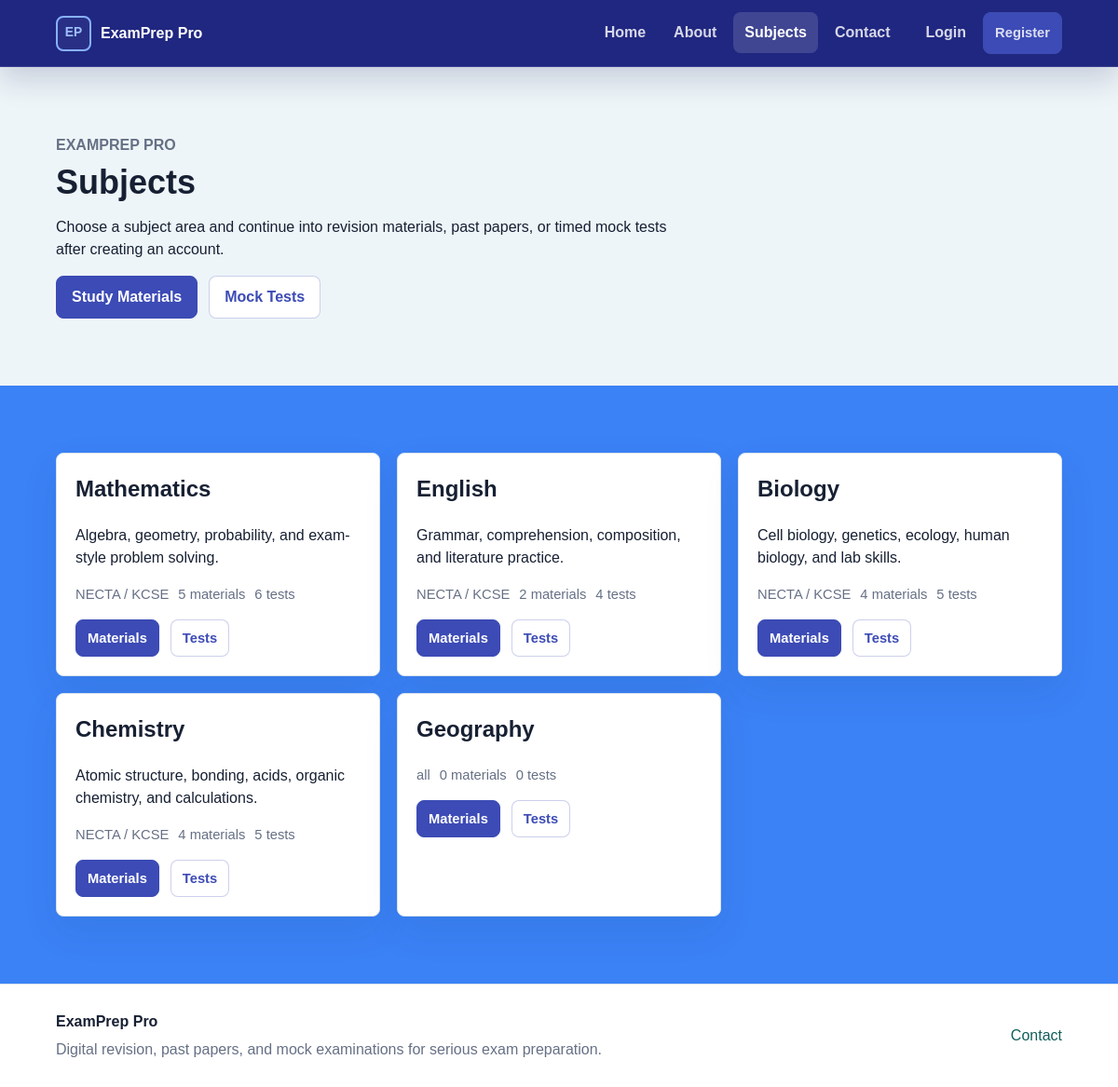
Page /subjects on the committed database.
### tables this page shows
CREATE TABLE subjects (
            id INTEGER PRIMARY KEY AUTOINCREMENT,
            name TEXT NOT NULL,
            level TEXT DEFAULT '',
            materials INTEGER DEFAULT 0,
            tests INTEGER DEFAULT 0,
            description TEXT DEFAULT ''
        );

### app.py (the view)
@app.route("/subjects")
def subjects():
    return render_template("subjects.html", title="Subjects", subjects=SUBJECTS)

### app.py (called while the page is built)
def get_db():
    if "db" not in g:
        g.db = sqlite3.connect(app.config["DATABASE"])
        g.db.row_factory = sqlite3.Row
        g.db.execute("PRAGMA foreign_keys = ON")
    return g.db

def db_all(sql, params=()):
    return get_db().execute(sql, params).fetchall()

def dashboard_for_role(role):
    return "admin_dashboard" if role == "admin" else "student_dashboard"

@app.context_processor
def inject_navigation():
    current_user_name = session.get("user_name", "Student User")
    current_user_initials = "".join(part[:1] for part in current_user_name.split()[:2]).upper() or "SU"
    return {
        "public_nav": PUBLIC_NAV,
        "student_nav": STUDENT_NAV,
        "admin_nav": ADMIN_NAV,
        "current_user_role": session.get("user_role"),
        "current_user_name": current_user_name,
        "current_user_initials": current_user_initials,
        "current_dashboard_endpoint": dashboard_for_role(session.get("user_role", "student")),
    }

    def __getattr__(self, key):
        try:
            return self[key]
        except KeyError as exc:
            raise AttributeError(key) from exc

    def _record_from_row(self, row):
        return DbRecord(self, dict(row))

    def _rows(self):
        return db_all(f"SELECT * FROM {self.table} ORDER BY {self.order_by}")

    def __iter__(self):
        return (self._record_from_row(row) for row in self._rows())

### templates/subjects.html
{% extends "base.html" %}
{% from "macros.html" import page_hero %}
{% block content %}
{{ page_hero("Subjects", "Choose a subject area and continue into revision materials, past papers, or timed mock tests after creating an account.", [("Study Materials", "register", "", "student_materials"), ("Mock Tests", "register", "button-secondary", "student_mock_tests")]) }}
<section class="content-band">
    <div class="subject-grid">
        {% for subject in subjects %}
            <article>
                <h2>{{ subject.name }}</h2>
                <p>{{ subject.description }}</p>
                <div class="meta-row">
                    <span>{{ subject.level }}</span>
                    <span>{{ subject.materials }} materials</span>
                    <span>{{ subject.tests }} tests</span>
                </div>
                <div class="card-actions">
                    <a class="button button-small" href="{{ url_for('register', next=url_for('student_materials')) }}">Materials</a>
                    <a class="button button-small button-secondary" href="{{ url_for('register', next=url_for('student_mock_tests')) }}">Tests</a>
                </div>
            </article>
        {% endfor %}
    </div>
</section>
{% endblock %}

### static/css/styles.css (style rules this page uses)
:root { --bg: #3b82f6; --surface: #ffffff; --surface-strong: #eef5f8; --text: #172033; --muted: #667085; --line: #d9e2ec; --primary: #0f766e; --primary-dark: #115e59; --accent: #b45309; --danger: #b42318; --shadow: 0 16px 40px rgba(18, 38, 63, 0.08); }
* { box-sizing: border-box; }
body { margin: 0; font-family: Arial, Helvetica, sans-serif; font-size: 16px; color: var(--text); background: var(--bg); line-height: 1.5; }
a { color: var(--primary-dark); text-decoration: none; }
.button { display: inline-flex; align-items: center; justify-content: center; min-height: 44px; border: 1px solid #3c4bb5; border-radius: 8px; padding: 10px 16px; color: #ffffff; background: #3c4bb5; font-weight: 800; cursor: pointer; }
.button-secondary { border-color: rgba(60, 75, 181, 0.26); color: #3c4bb5; background: #ffffff; }
.button-small { min-height: 38px; padding: 8px 12px; font-size: 0.92rem; }
.home-hero, .page-hero, .content-band, .form-section, .auth-layout, .app-shell { padding: clamp(32px, 6vw, 76px) clamp(20px, 5vw, 72px); }
.hero-actions, .quick-actions, .card-actions, .split-actions { display: flex; flex-wrap: wrap; gap: 12px; align-items: center; }
.hero-panel, .panel, .form-card, .table-card, .subject-grid article, .feature-grid article, .stats-grid article { border: 1px solid var(--line); border-radius: 8px; background: var(--surface); box-shadow: var(--shadow); }
.hero-panel span, .meta-row, .eyebrow, .list-row span, .stats-grid span { color: var(--muted); }
.feature-grid, .subject-grid, .card-grid, .dashboard-grid { display: grid; grid-template-columns: repeat(3, minmax(0, 1fr)); gap: 18px; }
.feature-grid article, .subject-grid article, .panel { padding: 20px; }
.feature-grid h3, .subject-grid h2, .subject-grid h3, .panel h2 { margin-top: 0; }
.meta-row { display: flex; flex-wrap: wrap; gap: 10px; margin: 16px 0; font-size: 0.92rem; }
.row-actions, .card-actions { display: flex; flex-wrap: wrap; gap: 12px; align-items: center; }

### rows in the picture
subjects: name "Mathematics", description "Algebra, geometry, probability, and exam-style problem solving.", level "NECTA / KCSE", materials "5", tests "6"
subjects: name "English", description "Grammar, comprehension, composition, and literature practice.", level "NECTA / KCSE", materials "2", tests "4"
subjects: name "Biology", description "Cell biology, genetics, ecology, human biology, and lab skills.", level "NECTA / KCSE", materials "4", tests "5"
subjects: name "Chemistry", description "Atomic structure, bonding, acids, organic chemistry, and calculations.", level "NECTA / KCSE", materials "4", tests "5"
subjects: name "Geography", level "all", materials "0", tests "0"

### other values in the picture
{{ label }} "Home" "About" "Subjects" "Contact"
{{ title }} "Subjects"
{{ lead }} "Choose a subject area and continue into revision materials, past papers, or timed mock tests after creating an account."
{{ label }} "Study Materials" "Mock Tests"
